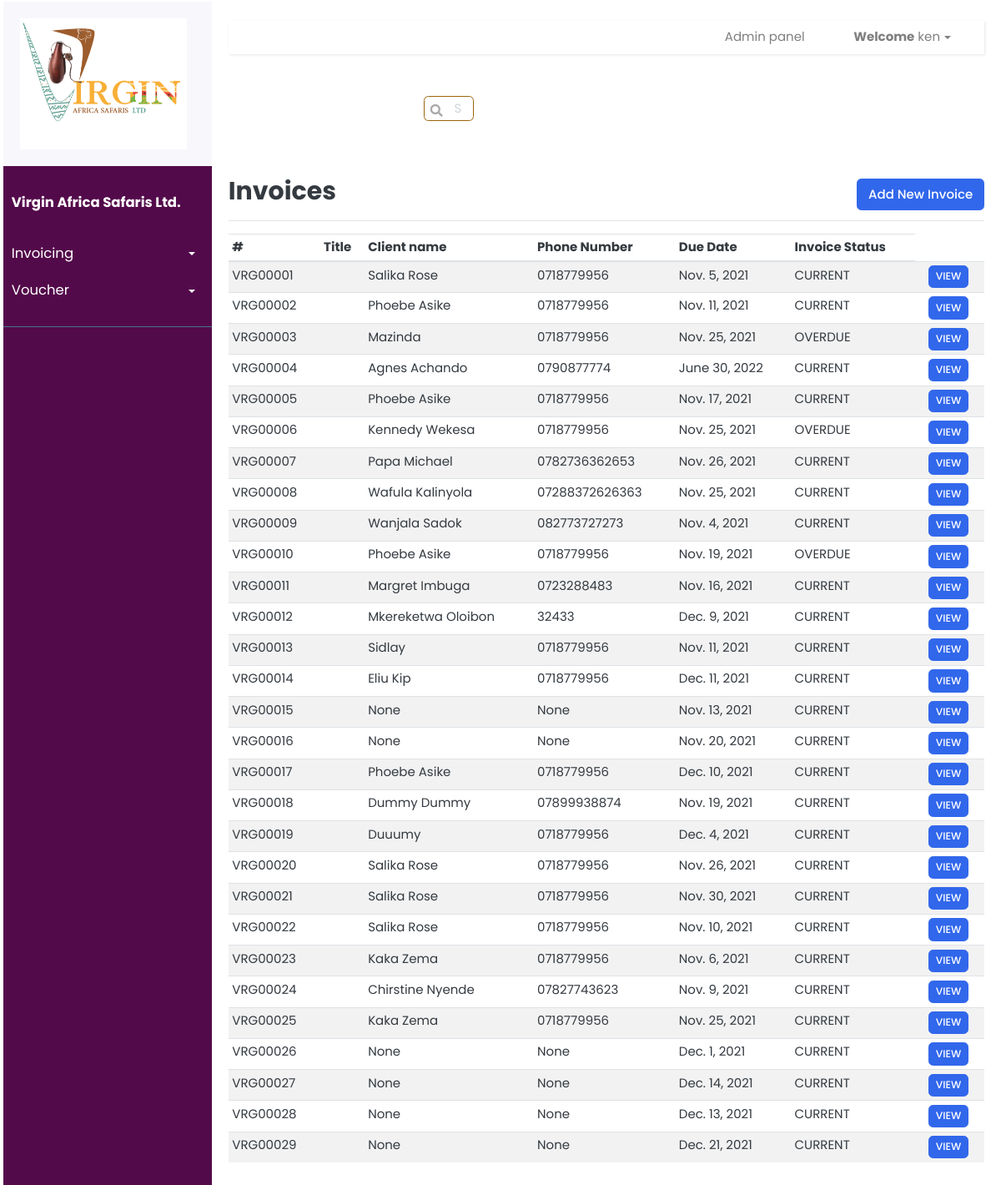
The page /invoices/ (signed in) on the database as committed earlier.
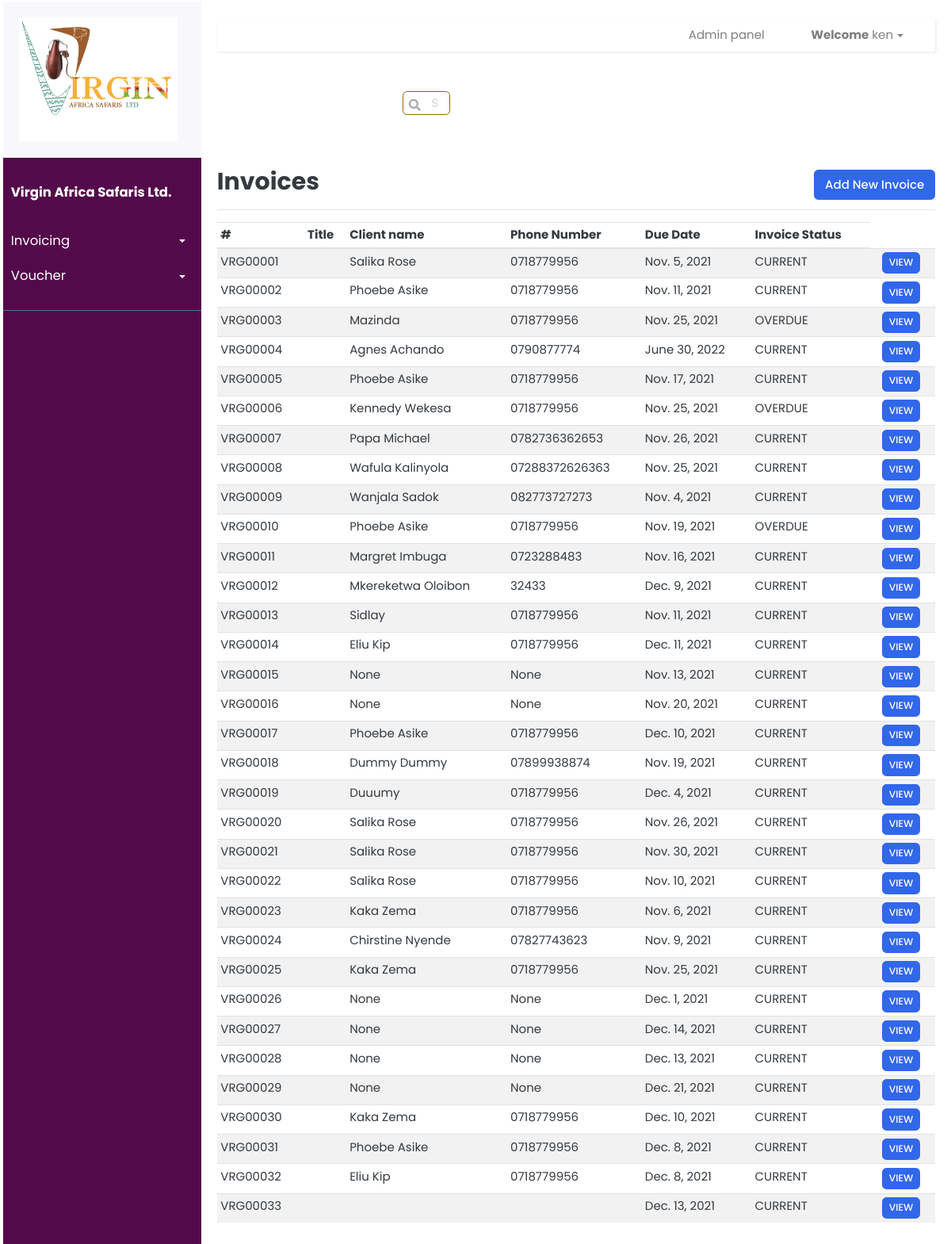
The same page on the database as committed later.
### invoice/models.py (models this page shows, shortened)
class Invoice(models.Model):
	TERMS = [
	('Immediate','Immediate'),
	('15 days', '15 days'),
	('30 days', '30 days'),
	]
	STATUS = [
	('CURRENT', 'CURRENT'),
	('EMAIL_SENT', 'EMAIL_SENT'),
	('OVERDUE', 'OVERDUE'),
	('PAID', 'PAID'),
	]
	number = models.CharField(null=False,default=increment_invoice_number, blank=False, max_length=100, unique=True)
	dueDate = models.DateField(null=True, blank=True)
	paymentTerms = models.CharField(choices=TERMS, default='15 days', max_length=100)
	status = models.CharField(choices=STATUS, default='CURRENT', max_length=100)
	description = models.TextField(null=True, blank=True,max_length=500)
	istaxable = models.BooleanField()
	client = models.ForeignKey(Client, blank=True, null=True, on_delete=models.SET_NULL)
	uniqueId = models.CharField(null=True, blank=True, max_length=100)
	slug = models.SlugField(max_length=500, unique=True, blank=True, null=True)
	date_created = models.DateTimeField(blank=True, null=True)
	last_updated = models.DateTimeField(blank=True, null=True)

class Client(models.Model):
	clientName = models.CharField(null=True, blank=True, max_length=200)
	address = models.CharField(null=True, blank=True, max_length=200)
	postalCode = models.CharField(null=True, blank=True, max_length=10)
	phoneNumber = models.CharField(null=True, blank=True, max_length=100)
	emailAddress = models.CharField(null=True, blank=True, max_length=100)
	uniqueId = models.CharField(null=True, blank=True, max_length=100)
	slug = models.SlugField(max_length=500, unique=True, blank=True, null=True)
	date_created = models.DateTimeField(blank=True, null=True)
	last_updated = models.DateTimeField(blank=True, null=True)

### invoice/views.py (the view)
# urls.py: path("invoices/", invoice_views.view_invoices, name="view-invoices" ),
@login_required
def view_invoices(request):
	context = {}
	invoices = Invoice.objects.all()
	context['invoices'] = invoices
	return render(request, 'invoice/invoices.html', context)

### templates/invoice/invoices.html (shortened to what this page needs)
{% extends 'index.html' %} {% load static %} {% load crispy_forms_tags %}
 {% block content %}
<div class="search-main">
 <div class="form-group has-search">
    <input type="text" class="form-control invoice_search_input" placeholder="Search" id="search" data-url="{% url 'search-invoices' %}"/>
  </div>
  </div>
<div
  class="
    d-flex
    justify-content-between
    flex-wrap flex-md-nowrap
    align-items-center
    pt-3
    pb-2
    mb-3
    border-bottom
  "
>
  <h1 class="h2">Invoices</h1>
  <div class="btn-toolbar mb-2 mb-md-0">
    <div class="btn-group me-2">
      <a href="{% url 'create-invoice' %}"
        ><button type="button" class="btn btn-primary">
          Add New Invoice
        </button></a
      >
    </div>
  </div>
</div>
{% if invoices|length > 0 %}
<div class="table-responsive">
  <table class="table table-striped table-sm table-hover" id="invoiceTable">
    <thead>
      <tr>
        <th>#</th>
        <th>Title</th>
        <th>Client name</th>
        <th>Phone Number</th>
        <th>Due Date</th>
        <th>Invoice Status</th>
      </tr>
    </thead>
    <tbody>
      {% for invoice in invoices %}
      <tr onclick="getElementById('edit-1').click()" style="cursor: pointer">
        <td id="invoicenumber">{{invoice.number}}</td>
        <td>{{invoice.title}}</td>
        <td>{{invoice.client.clientName}}</td>
        <td>{{invoice.client.phoneNumber}}</td>
        <td>{{invoice.dueDate}}</td>
        <td>{{invoice.status}}</td>
        <td>
        </td>
        <td>
          <a href="{% url 'create-build-invoice' invoice.slug %}"
            ><button class="btn btn-primary btn-sm">VIEW</button></a
          >
        </td>
      </tr>
      {% endfor %}
    </tbody>
  </table>
</div>
{% endif %}
{% endblock %}

### templates/index.html (shortened to what this page needs)
{% load static %} {% load crispy_forms_tags %}
<!DOCTYPE html>
<html lang="en">
  <head>
    <link
      href="{% static 'css/bootstrap.css' %}"
      rel="stylesheet"
      type="text/css"
    />
    <link
      href="{% static 'fonts/fontawesome/css/all.min.css' %}"
      type="text/css"
      rel="stylesheet"
    />
    <link href="{% static 'css/ui.css' %}" rel="stylesheet" type="text/css" />
    <link href="{% static 'css/doc.css' %}" rel="stylesheet" type="text/css" />
    <link href="{% static 'css/home.css' %}" rel="stylesheet" type="text/css" />
    <link
      href="{% static 'css/responsive.css' %}"
      rel="stylesheet"
      media="only screen and (max-width: 1200px)"
    />
  </head>
  <body class="forms_body">
    <div class="wrapper">
      <nav class="ml-1" id="sidebar">
        <div class="sidebar-header">
          <img
            src="{% static 'images/logo.PNG' %}"
            style="width: 100%; max-width: 200px"
            alt="Logo"
          />
        </div>
        <ul class="list-unstyled components">
          <p><b>Virgin Africa Safaris Ltd.</b></p>
          <li>
            <a
              href="#homeSubmenu"
              data-toggle="collapse"
              aria-expanded="false"
              class="dropdown-toggle"
              >Invoicing</a
            >
          </li>
          <li>
            <a
              href="#pageSubmenu"
              data-toggle="collapse"
              aria-expanded="false"
              class="dropdown-toggle"
              >Voucher</a
            >
          </li>
        </ul>
        <ul class="list-unstyled CTAs">
        </ul>
      </nav>
      <div id="content">
        <nav class="navbar navbar-expand-lg navbar-light">
          <div class="container-fluid">
            <div class="collapse navbar-collapse" id="navbarSupportedContent">
              <ul class="nav navbar-nav ml-auto">
                <li class="nav-item mr-3">
                  <a
                    class="nav-link mr-4"
                    href="/admin"
                    id="navbarDropdown"
                    role="button"
                    data-toggle="dropdown"
                    aria-haspopup="true"
                    aria-expanded="false"
                    >Admin panel</a
                  >
                </li>
                <li class="nav-item dropdown">
                  <a
                    class="nav-link dropdown-toggle mr-4"
                    href="#"
                    id="navbarDropdown"
                    role="button"
                    data-toggle="dropdown"
                    aria-haspopup="true"
                    aria-expanded="false"
                  >
                    <b>Welcome</b> {{user.get_username}}
                  </a>
                </li>
              </ul>
            </div>
          </div>
        </nav>
        {% block content %} {% endblock %}
      </div>
    </div>
  </body>
</html>

### static/css/ui.css (style rules this page uses)
html { font-family: "Inter", sans-serif; font-size: 15px; }
article:after, .form-group:after { display: block; clear: both; content: ""; }
[class*="list-"] li:after { visibility: hidden; display: block; content: ""; overflow: hidden; height: 0; clear: both; }
.has-search .form-control { padding-left: 2.375rem; }
.search-main { width: 50%; margin: 50px auto; }
.invoice_search_input { padding-left: 25px; height: 20px; }

### static/css/doc.css (style rules this page uses)
table { color: #9c640c; }
input[type="text"] { height: 2em; width: 4em; display: inline-block; border: #9c640c 1px solid; margin: 0 0.5em; }

### static/css/home.css (style rules this page uses)
* { padding-top: 0; }
body { font-family: "Poppins", sans-serif; background: #ffffff; padding-top: 2px; }
p { font-family: "Poppins", sans-serif; font-size: 1.1em; font-weight: 300; line-height: 1.7em; color: #999; }
a, a:hover, a:focus { color: inherit; text-decoration: none; transition: all 0.3s; }
.navbar { padding: 15px 10px; background: #fff; border: none; border-radius: 0; margin-bottom: 10px; box-shadow: 1px 1px 3px rgba(0, 0, 0, 0.1); }
.navbar-expand-lg { background-color: #ffffff; width: 100%; height: 40px; }
.wrapper { display: flex; width: 100%; align-items: stretch; }
#sidebar { min-width: 250px; max-width: 150px; margin-top: 0; background: #530a4a; color: #fff; transition: all 0.3s; }
#sidebar .sidebar-header { padding: 20px; background: #f8f8fc; }
#sidebar ul.components { padding: 20px 0; border-bottom: 1px solid #47748b; }
#sidebar ul p { color: #fff; padding: 10px; }
#sidebar ul li a { padding: 10px; font-size: 1.1em; display: block; }
a[data-toggle="collapse"] { position: relative; }
.dropdown-toggle::after { display: block; position: absolute; top: 50%; right: 20px; transform: translateY(-50%); }
ul.CTAs { padding: 20px; }
#content { width: 100%; margin: 0; padding: 20px; padding-top: 0px; min-height: 100vh; transition: all 0.3s; }

Rows that differ between the two databases and show on the page:
added Invoice: number "VRG00030", client.clientName "Kaka Zema", client.phoneNumber "0718779956", dueDate "Dec. 10, 2021", status "CURRENT"
added Invoice: number "VRG00031", client.clientName "Phoebe Asike", client.phoneNumber "0718779956", dueDate "Dec. 8, 2021", status "CURRENT"
added Invoice: number "VRG00032", client.clientName "Eliu Kip", client.phoneNumber "0718779956", dueDate "Dec. 8, 2021", status "CURRENT"
added Invoice: number "VRG00033", dueDate "Dec. 13, 2021", status "CURRENT"
